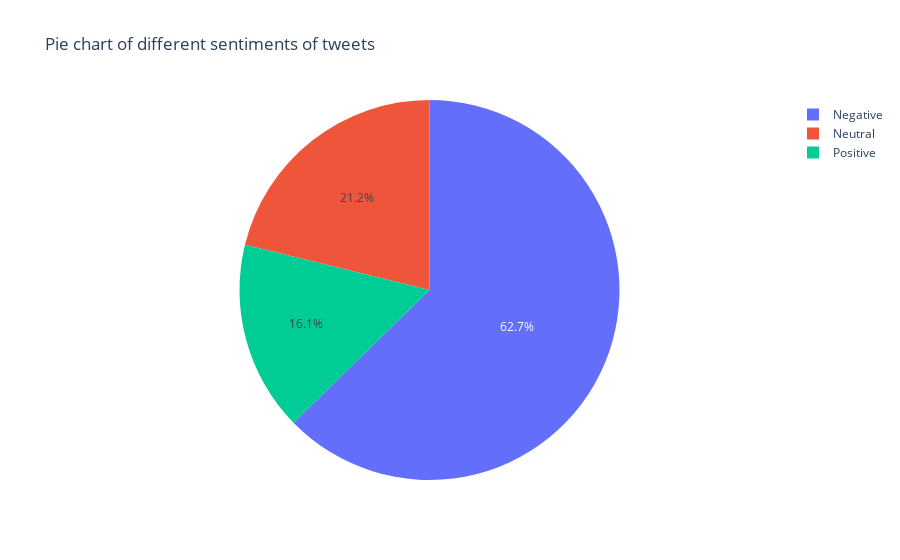

Source (notebook cell):
### Code cell
import plotly.express as px
fig = px.pie(df, names='category', title ='Pie chart of different sentiments of tweets')
fig.show()
df.drop(['length'], axis=1, inplace=True)
df.head

### Figure 1 — Plotly figure (JSON) as saved in the notebook; plotly's stock layout.template omitted (floating-point values rounded to 4 significant figures; data arrays with more than 128 entries replaced by an {"elided": "..."} marker saying what was removed)
{"data": [{"domain": {"x": [0, 1], "y": [0, 1]}, "hovertemplate": "category=%{label}<extra></extra>", "labels": {"elided": "14640 str values"}, "legendgroup": "", "name": "", "showlegend": true, "type": "pie"}], "layout": {"legend": {"tracegroupgap": 0}, "title": {"text": "Pie chart of different sentiments of tweets"}}}
